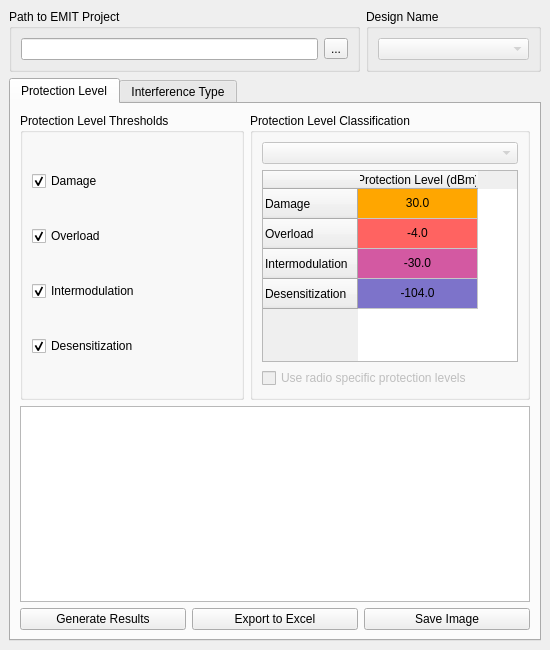
<?xml version="1.0" encoding="UTF-8"?>
<ui version="4.0">
 <class>MainWindow</class>
 <widget class="QMainWindow" name="MainWindow">
  <property name="geometry">
   <rect>
    <x>0</x>
    <y>0</y>
    <width>550</width>
    <height>650</height>
   </rect>
  </property>
  <property name="sizePolicy">
   <sizepolicy hsizetype="Fixed" vsizetype="Fixed">
    <horstretch>0</horstretch>
    <verstretch>0</verstretch>
   </sizepolicy>
  </property>
  <property name="windowTitle">
   <string>Interference Classification</string>
  </property>
  <widget class="QWidget" name="centralwidget">
   <property name="sizePolicy">
    <sizepolicy hsizetype="Fixed" vsizetype="Fixed">
     <horstretch>0</horstretch>
     <verstretch>0</verstretch>
    </sizepolicy>
   </property>
   <layout class="QVBoxLayout" name="verticalLayout_6">
    <item>
     <layout class="QHBoxLayout" name="horizontalLayout_3" stretch="2,1">
      <item>
       <widget class="QGroupBox" name="path_box">
        <property name="title">
         <string>Path to EMIT Project</string>
        </property>
        <layout class="QHBoxLayout" name="horizontalLayout_4">
         <item>
          <widget class="QLineEdit" name="file_path_box">
           <property name="inputMask">
            <string/>
           </property>
           <property name="readOnly">
            <bool>true</bool>
           </property>
          </widget>
         </item>
         <item>
          <widget class="QToolButton" name="file_select_btn">
           <property name="text">
            <string>...</string>
           </property>
          </widget>
         </item>
        </layout>
       </widget>
      </item>
      <item>
       <widget class="QGroupBox" name="design_name_box">
        <property name="title">
         <string>Design Name</string>
        </property>
        <layout class="QHBoxLayout" name="horizontalLayout_5">
         <item>
          <widget class="QComboBox" name="design_name_dropdown">
           <property name="enabled">
            <bool>false</bool>
           </property>
          </widget>
         </item>
        </layout>
       </widget>
      </item>
     </layout>
    </item>
    <item>
     <widget class="QTabWidget" name="tab_widget">
      <property name="tabShape">
       <enum>QTabWidget::Rounded</enum>
      </property>
      <property name="currentIndex">
       <number>0</number>
      </property>
      <widget class="QWidget" name="protection_tab">
       <attribute name="title">
        <string>Protection Level</string>
       </attribute>
       <layout class="QGridLayout" name="gridLayout">
        <item row="0" column="0">
         <layout class="QHBoxLayout" name="horizontalLayout">
          <item>
           <widget class="QGroupBox" name="protection_select_box">
            <property name="title">
             <string>Protection Level Thresholds</string>
            </property>
            <layout class="QVBoxLayout" name="verticalLayout">
             <item>
              <widget class="QCheckBox" name="damage_check">
               <property name="text">
                <string>Damage</string>
               </property>
               <property name="checked">
                <bool>true</bool>
               </property>
              </widget>
             </item>
             <item>
              <widget class="QCheckBox" name="overload_check">
               <property name="text">
                <string>Overload</string>
               </property>
               <property name="checked">
                <bool>true</bool>
               </property>
              </widget>
             </item>
             <item>
              <widget class="QCheckBox" name="intermodulation_check">
               <property name="text">
                <string>Intermodulation</string>
               </property>
               <property name="checked">
                <bool>true</bool>
               </property>
              </widget>
             </item>
             <item>
              <widget class="QCheckBox" name="desensitization_check">
               <property name="text">
                <string>Desensitization</string>
               </property>
               <property name="checked">
                <bool>true</bool>
               </property>
              </widget>
             </item>
            </layout>
           </widget>
          </item>
          <item>
           <widget class="QGroupBox" name="protection_class_box">
            <property name="title">
             <string>Protection Level Classification</string>
            </property>
            <layout class="QVBoxLayout" name="verticalLayout_2">
             <item>
              <widget class="QComboBox" name="radio_dropdown">
               <property name="enabled">
                <bool>false</bool>
               </property>
              </widget>
             </item>
             <item>
              <widget class="QTableWidget" name="protection_legend_table">
               <property name="sizePolicy">
                <sizepolicy hsizetype="Minimum" vsizetype="Minimum">
                 <horstretch>0</horstretch>
                 <verstretch>0</verstretch>
                </sizepolicy>
               </property>
               <property name="verticalScrollBarPolicy">
                <enum>Qt::ScrollBarAlwaysOff</enum>
               </property>
               <property name="horizontalScrollBarPolicy">
                <enum>Qt::ScrollBarAlwaysOff</enum>
               </property>
               <property name="autoScroll">
                <bool>false</bool>
               </property>
               <property name="editTriggers">
                <set>QAbstractItemView::NoEditTriggers</set>
               </property>
               <property name="selectionMode">
                <enum>QAbstractItemView::NoSelection</enum>
               </property>
               <attribute name="horizontalHeaderVisible">
                <bool>true</bool>
               </attribute>
               <attribute name="horizontalHeaderCascadingSectionResizes">
                <bool>false</bool>
               </attribute>
               <attribute name="horizontalHeaderMinimumSectionSize">
                <number>120</number>
               </attribute>
               <attribute name="horizontalHeaderDefaultSectionSize">
                <number>120</number>
               </attribute>
               <attribute name="horizontalHeaderHighlightSections">
                <bool>true</bool>
               </attribute>
               <attribute name="verticalHeaderVisible">
                <bool>true</bool>
               </attribute>
               <attribute name="verticalHeaderCascadingSectionResizes">
                <bool>false</bool>
               </attribute>
               <attribute name="verticalHeaderMinimumSectionSize">
                <number>30</number>
               </attribute>
               <attribute name="verticalHeaderHighlightSections">
                <bool>true</bool>
               </attribute>
               <attribute name="verticalHeaderShowSortIndicator" stdset="0">
                <bool>false</bool>
               </attribute>
               <row>
                <property name="text">
                 <string>Damage</string>
                </property>
               </row>
               <row>
                <property name="text">
                 <string>Overload</string>
                </property>
               </row>
               <row>
                <property name="text">
                 <string>Intermodulation</string>
                </property>
               </row>
               <row>
                <property name="text">
                 <string>Desensitization</string>
                </property>
               </row>
               <column>
                <property name="text">
                 <string>Protection Level (dBm)</string>
                </property>
               </column>
               <item row="0" column="0">
                <property name="text">
                 <string>30.0</string>
                </property>
                <property name="textAlignment">
                 <set>AlignCenter</set>
                </property>
                <property name="background">
                 <brush brushstyle="SolidPattern">
                  <color alpha="255">
                   <red>255</red>
                   <green>166</green>
                   <blue>0</blue>
                  </color>
                 </brush>
                </property>
                <property name="foreground">
                 <brush brushstyle="SolidPattern">
                  <color alpha="255">
                   <red>0</red>
                   <green>0</green>
                   <blue>0</blue>
                  </color>
                 </brush>
                </property>
               </item>
               <item row="1" column="0">
                <property name="text">
                 <string>-4.0</string>
                </property>
                <property name="textAlignment">
                 <set>AlignCenter</set>
                </property>
                <property name="background">
                 <brush brushstyle="SolidPattern">
                  <color alpha="255">
                   <red>255</red>
                   <green>99</green>
                   <blue>97</blue>
                  </color>
                 </brush>
                </property>
                <property name="foreground">
                 <brush brushstyle="SolidPattern">
                  <color alpha="255">
                   <red>0</red>
                   <green>0</green>
                   <blue>0</blue>
                  </color>
                 </brush>
                </property>
               </item>
               <item row="2" column="0">
                <property name="text">
                 <string>-30.0</string>
                </property>
                <property name="textAlignment">
                 <set>AlignCenter</set>
                </property>
                <property name="background">
                 <brush brushstyle="SolidPattern">
                  <color alpha="255">
                   <red>211</red>
                   <green>89</green>
                   <blue>162</blue>
                  </color>
                 </brush>
                </property>
                <property name="foreground">
                 <brush brushstyle="SolidPattern">
                  <color alpha="255">
                   <red>0</red>
                   <green>0</green>
                   <blue>0</blue>
                  </color>
                 </brush>
                </property>
               </item>
               <item row="3" column="0">
                <property name="text">
                 <string>-104.0</string>
                </property>
                <property name="textAlignment">
                 <set>AlignCenter</set>
                </property>
                <property name="background">
                 <brush brushstyle="SolidPattern">
                  <color alpha="255">
                   <red>125</red>
                   <green>115</green>
                   <blue>202</blue>
                  </color>
                 </brush>
                </property>
                <property name="foreground">
                 <brush brushstyle="SolidPattern">
                  <color alpha="255">
                   <red>0</red>
                   <green>0</green>
                   <blue>0</blue>
                  </color>
                 </brush>
                </property>
               </item>
              </widget>
             </item>
             <item>
              <widget class="QCheckBox" name="radio_specific_levels">
               <property name="enabled">
                <bool>false</bool>
               </property>
               <property name="text">
                <string>Use radio specific protection levels</string>
               </property>
              </widget>
             </item>
            </layout>
           </widget>
          </item>
         </layout>
        </item>
        <item row="1" column="0">
         <widget class="QTableWidget" name="protection_matrix">
          <property name="editTriggers">
           <set>QAbstractItemView::NoEditTriggers</set>
          </property>
         </widget>
        </item>
        <item row="2" column="0">
         <layout class="QHBoxLayout" name="horizontalLayout_2">
          <item>
           <widget class="QPushButton" name="protection_results_btn">
            <property name="text">
             <string>Generate Results</string>
            </property>
           </widget>
          </item>
          <item>
           <widget class="QPushButton" name="protection_export_btn">
            <property name="text">
             <string>Export to Excel</string>
            </property>
           </widget>
          </item>
          <item>
           <widget class="QPushButton" name="protection_save_img_btn">
            <property name="enabled">
             <bool>true</bool>
            </property>
            <property name="text">
             <string>Save Image</string>
            </property>
           </widget>
          </item>
         </layout>
        </item>
       </layout>
      </widget>
      <widget class="QWidget" name="interference_tab">
       <attribute name="title">
        <string>Interference Type</string>
       </attribute>
       <layout class="QVBoxLayout" name="verticalLayout_9">
        <item>
         <layout class="QHBoxLayout" name="horizontalLayout_7">
          <item>
           <widget class="QGroupBox" name="interference_select_box">
            <property name="title">
             <string>Interference Type (Source / Victim)</string>
            </property>
            <layout class="QVBoxLayout" name="verticalLayout_7">
             <item>
              <widget class="QCheckBox" name="in_in_check">
               <property name="enabled">
                <bool>true</bool>
               </property>
               <property name="text">
                <string>Inband / Inband</string>
               </property>
               <property name="checked">
                <bool>true</bool>
               </property>
              </widget>
             </item>
             <item>
              <widget class="QCheckBox" name="out_in_check">
               <property name="text">
                <string>Out of Band / Inband</string>
               </property>
               <property name="checked">
                <bool>true</bool>
               </property>
              </widget>
             </item>
             <item>
              <widget class="QCheckBox" name="in_out_check">
               <property name="text">
                <string>Inband / Out of Band</string>
               </property>
               <property name="checked">
                <bool>true</bool>
               </property>
              </widget>
             </item>
             <item>
              <widget class="QCheckBox" name="out_out_check">
               <property name="text">
                <string>Out of Band / Out of Band</string>
               </property>
               <property name="checked">
                <bool>true</bool>
               </property>
              </widget>
             </item>
            </layout>
           </widget>
          </item>
          <item>
           <widget class="QGroupBox" name="interference_class_box">
            <property name="title">
             <string>Interference Type Classification</string>
            </property>
            <layout class="QVBoxLayout" name="verticalLayout_8">
             <item>
              <widget class="QTableWidget" name="interference_legend_table">
               <property name="sizePolicy">
                <sizepolicy hsizetype="Minimum" vsizetype="Minimum">
                 <horstretch>0</horstretch>
                 <verstretch>0</verstretch>
                </sizepolicy>
               </property>
               <property name="verticalScrollBarPolicy">
                <enum>Qt::ScrollBarAlwaysOff</enum>
               </property>
               <property name="horizontalScrollBarPolicy">
                <enum>Qt::ScrollBarAlwaysOff</enum>
               </property>
               <attribute name="horizontalHeaderDefaultSectionSize">
                <number>190</number>
               </attribute>
               <attribute name="verticalHeaderVisible">
                <bool>false</bool>
               </attribute>
               <attribute name="verticalHeaderHighlightSections">
                <bool>true</bool>
               </attribute>
               <row>
                <property name="text">
                 <string/>
                </property>
               </row>
               <row>
                <property name="text">
                 <string/>
                </property>
               </row>
               <row>
                <property name="text">
                 <string/>
                </property>
               </row>
               <row>
                <property name="text">
                 <string/>
                </property>
               </row>
               <column>
                <property name="text">
                 <string>Interference Type (Source / Victim)</string>
                </property>
               </column>
               <item row="0" column="0">
                <property name="text">
                 <string>Inband / Inband</string>
                </property>
                <property name="textAlignment">
                 <set>AlignCenter</set>
                </property>
                <property name="background">
                 <brush brushstyle="SolidPattern">
                  <color alpha="255">
                   <red>255</red>
                   <green>166</green>
                   <blue>0</blue>
                  </color>
                 </brush>
                </property>
               </item>
               <item row="1" column="0">
                <property name="text">
                 <string>Out of Band / Inband</string>
                </property>
                <property name="textAlignment">
                 <set>AlignCenter</set>
                </property>
                <property name="background">
                 <brush brushstyle="SolidPattern">
                  <color alpha="255">
                   <red>255</red>
                   <green>99</green>
                   <blue>97</blue>
                  </color>
                 </brush>
                </property>
               </item>
               <item row="2" column="0">
                <property name="text">
                 <string>Inband / Out of Band</string>
                </property>
                <property name="textAlignment">
                 <set>AlignCenter</set>
                </property>
                <property name="background">
                 <brush brushstyle="SolidPattern">
                  <color alpha="255">
                   <red>211</red>
                   <green>89</green>
                   <blue>162</blue>
                  </color>
                 </brush>
                </property>
               </item>
               <item row="3" column="0">
                <property name="text">
                 <string>Out of Band / Out of Band</string>
                </property>
                <property name="textAlignment">
                 <set>AlignCenter</set>
                </property>
                <property name="background">
                 <brush brushstyle="SolidPattern">
                  <color alpha="255">
                   <red>125</red>
                   <green>115</green>
                   <blue>202</blue>
                  </color>
                 </brush>
                </property>
               </item>
              </widget>
             </item>
            </layout>
           </widget>
          </item>
         </layout>
        </item>
        <item>
         <widget class="QTableWidget" name="interference_matrix"/>
        </item>
        <item>
         <layout class="QHBoxLayout" name="horizontalLayout_6">
          <item>
           <widget class="QPushButton" name="interference_results_btn">
            <property name="text">
             <string>Generate Results</string>
            </property>
           </widget>
          </item>
          <item>
           <widget class="QPushButton" name="interference_export_btn">
            <property name="text">
             <string>Export to Excel</string>
            </property>
           </widget>
          </item>
          <item>
           <widget class="QPushButton" name="interference_save_img_btn">
            <property name="enabled">
             <bool>true</bool>
            </property>
            <property name="text">
             <string>Save Image</string>
            </property>
           </widget>
          </item>
         </layout>
        </item>
       </layout>
      </widget>
     </widget>
    </item>
   </layout>
  </widget>
 </widget>
 <resources/>
 <connections/>
</ui>
